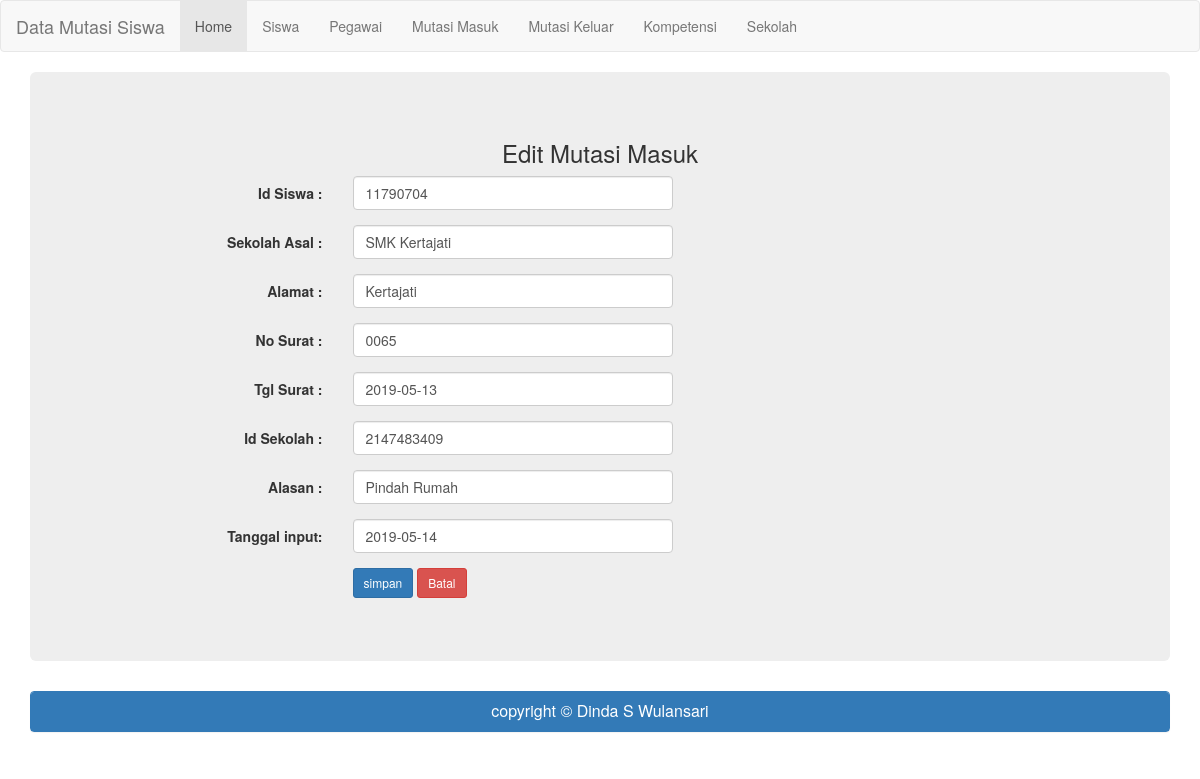
The app's page /?halaman=mutasi_masuk_edit&id=1197854716 with its own data.
### tables this page shows
CREATE TABLE IF NOT EXISTS `data_mutasi_masuk` (
  `id_mutmas` int(11) NOT NULL,
  `id_siswa` int(11) NOT NULL,
  `sekolah_asal` varchar(25) NOT NULL,
  `alamat` varchar(60) NOT NULL,
  `no_surat` varchar(25) NOT NULL,
  `tgl_surat` date NOT NULL,
  `id_sekolah` int(11) NOT NULL,
  `alasan` varchar(25) NOT NULL,
  `tanggal_input` date NOT NULL
);

### mutasi_masuk_edit.php (the view, shortened to what this page needs)
<?php
include"koneksi.php";
$query=("SELECT * FROM data_mutasi_masuk WHERE id_mutmas='$_GET[id]'");
$galeri=mysqli_query($koneksi,$query) or die('Error,query failed. ' .mysqli_error());
$m=mysqli_fetch_array($galeri);
?>
<h3 align="center">Edit Mutasi Masuk</h3>
<form class="form-horizontal" method="post" action="?halaman=mutasi_masuk_up" enctype="multipart/form-data">
	<div class="form-group">
		<label class="col-sm-3 control-label">Id Siswa :</label>
		<div class="col-sm-4">
			<input type="text" name="id_siswa" class="form-control" placeholder="Masukan id_siswa" value="<?php echo"$m[id_siswa]";?>" required>
		</div>
	</div>
	<div class="form-group">
		<label class="col-sm-3 control-label">Sekolah Asal :</label>
		<div class="col-sm-4">
			<input type="text" name="sekolah_asal" class="form-control" placeholder="Masukan sekolah_asal" value="<?php echo"$m[sekolah_asal]";?>" required>
		</div>
	</div>
	<div class="form-group">
		<label class="col-sm-3 control-label">Alamat :</label>
		<div class="col-sm-4">
			<input type="text" name="alamat" class="form-control" placeholder="Masukan alamat" value="<?php echo"$m[alamat]";?>" required>
		</div>
	</div>
	<div class="form-group">
		<label class="col-sm-3 control-label">No Surat :</label>
		<div class="col-sm-4">
			<input type="text" name="no_surat" class="form-control" placeholder="Masukan no_surat" value="<?php echo"$m[no_surat]";?>" required>
		</div>
	</div>
	<div class="form-group">
		<label class="col-sm-3 control-label">Tgl Surat :</label>
		<div class="col-sm-4">
			<input type="text" name="tgl_surat" class="form-control" placeholder="Masukan tgl_surat" value="<?php echo"$m[tgl_surat]";?>" required>
		</div>
	</div>
	<div class="form-group">
		<label class="col-sm-3 control-label">Id Sekolah :</label>
		<div class="col-sm-4">
			<input type="text" name="id_sekolah" class="form-control" placeholder="Masukan id_sekolah" value="<?php echo"$m[id_sekolah]";?>" required>
		</div>
	</div>
	<div class="form-group">
		<label class="col-sm-3 control-label">Alasan :</label>
		<div class="col-sm-4">
			<input type="text" name="alasan" class="form-control" placeholder="Masukan alasan" value="<?php echo"$m[alasan]";?>" required>
		</div>
	</div>
	<div class="form-group">
		<label class="col-sm-3 control-label">Tanggal input:</label>
		<div class="col-sm-4">
			<input type="text" name="tanggal_input" class="form-control" placeholder="Masukan tanggal_input" value="<?php echo"$m[tanggal_input]";?>" required>
		</div>
	</div>
	<div class="form-group">
		<label class="col-sm-3 control-label">&nbsp;</label>
		<div class="col-sm-6">
			<input type="submit" name="tambah_mutasi_masuk" class="btn btn-sm btn-primary" value="simpan">
			<a href="?halaman=mutasi_masuk" class="btn btn-sm btn-danger">Batal</a>
			</div>
			</div>
			</form>

### records on screen
data_mutasi_masuk: id_siswa "11790704", sekolah_asal "SMK Kertajati", alamat "Kertajati", no_surat "0065", tgl_surat "2019-05-13", id_sekolah "2147483409", alasan "Pindah Rumah", tanggal_input "2019-05-14"
